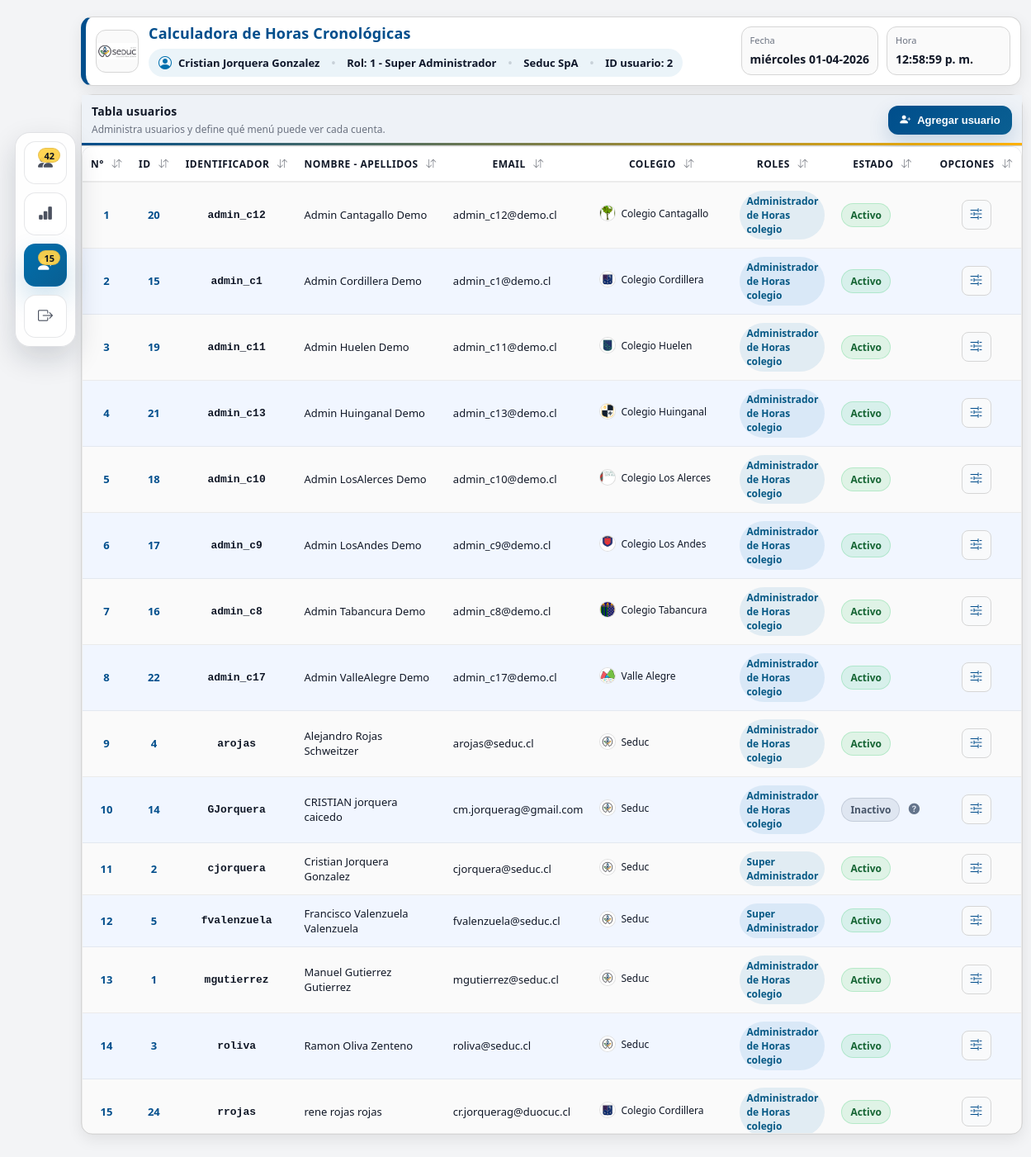
The page /usuarios.php (signed in) on the database its author committed.
### tables this page shows
CREATE TABLE `usuarios` (
  `id_usuario` int(11) NOT NULL,
  `identificador` varchar(60) NOT NULL,
  `email` varchar(150) NOT NULL,
  `clave_hash` varchar(255) NOT NULL,
  `nombre` varchar(80) NOT NULL,
  `apellido_paterno` varchar(80) NOT NULL,
  `apellido_materno` varchar(80) DEFAULT NULL,
  `run` varchar(20) DEFAULT NULL,
  `telefono` varchar(25) DEFAULT NULL,
  `id_colegio` int(11) DEFAULT NULL,
  `token_reinicio` varchar(255) DEFAULT NULL,
  `token_reinicio_expira` datetime DEFAULT NULL,
  `estado` tinyint(4) NOT NULL DEFAULT 1,
  `intentos` int(11) NOT NULL DEFAULT 0,
  `ultimo_login` datetime DEFAULT NULL,
  `created_at` datetime NOT NULL DEFAULT current_timestamp(),
  `updated_at` datetime DEFAULT NULL
);

CREATE TABLE `colegio` (
  `id_colegio` int(11) NOT NULL,
  `nom_colegio` varchar(60) NOT NULL,
  `rza_colegio` varchar(50) NOT NULL,
  `nco_colegio` varchar(150) NOT NULL,
  `dir_colegio` varchar(50) NOT NULL,
  `rbd_colegio` varchar(10) NOT NULL,
  `id_dependencia` int(11) NOT NULL,
  `id_comuna` int(11) NOT NULL,
  `tel_colegio` varchar(10) NOT NULL,
  `web_colegio` varchar(60) NOT NULL,
  `bd` varchar(30) NOT NULL,
  `orden` int(11) NOT NULL,
  `email_entrevista` varchar(100) NOT NULL,
  `num_r_educacion` int(11) NOT NULL,
  `ano_r_educacion` int(11) NOT NULL,
  `ip` varchar(15) NOT NULL,
  `email_comunicaciones` varchar(100) NOT NULL,
  `sexo` int(11) NOT NULL DEFAULT 0,
  `multi_cole` varchar(2) NOT NULL DEFAULT 'no',
  `identificador` varchar(20) NOT NULL,
  `rut_colegio` varchar(12) NOT NULL,
  `correo_contrato` varchar(50) NOT NULL,
  `url_pagina` varchar(255) DEFAULT NULL
);

### usuarios.php (the view, shortened to what the rows shown need)
<?php
require_once __DIR__ . "/class/conexion.php";
require_once __DIR__ . "/class/funciones.php";
$db = new MySQL("qaseduc_calculo_horario", "qaseduc_ucomun", "jorquera86;");
$funciones = new Funciones($db);
$verTodosColegios = true;
$usuarios = $funciones->obtenerUsuarios($_SESSION["id_colegio"], $verTodosColegios);
$colegios = $funciones->obtenerColegios();
$colegiosLogoMap = [];
foreach ($colegios as $colegio) {
    $idColegioLogo = (int)($colegio["id_colegio"] ?? 0);
    $logoCandidates = [$idColegioLogo];
    if ($idColegioLogo === 14 || $idColegioLogo === 15) {
        $logoCandidates = [15, 14];
    }
    foreach ($logoCandidates as $logoId) {
        foreach (["png", "jpg", "jpeg"] as $extLogo) {
            $logoRelTmp = "imagenes/colegios/colegio_" . $logoId . "." . $extLogo;
            $logoAbsTmp = __DIR__ . "/" . $logoRelTmp;
            if (is_file($logoAbsTmp)) {
                $colegiosLogoMap[(string)$idColegioLogo] = $logoRelTmp;
                break 2;
            }
        }
    }
}
function estadoUsuarioDetalle(array $usuario)
{
    $estado = (int)($usuario["estado"] ?? 0);
    $tokenPendiente = trim((string)($usuario["token_reinicio"] ?? "")) !== "";
    if ($tokenPendiente) {
        return [
            "texto" => "Inactivo",
            "clase" => "is-muted",
            "popover" => "Esperando que active su clave."
        ];
    }
    if ($estado === 1) {
        return [
            "texto" => "Activo",
            "clase" => "is-ok",
            "popover" => ""
        ];
    }
    return [
        "texto" => "Inactivo",
        "clase" => "is-muted",
        "popover" => ""
    ];
}
?>
<!doctype html>
<html lang="es">
<head>
    <link rel="stylesheet" type="text/css" href="css/principal.css?v=<?= filemtime(__DIR__ . '/css/principal.css') ?>">
    <link rel="stylesheet" type="text/css" href="css/menu_lateral.css?v=<?= filemtime(__DIR__ . '/css/menu_lateral.css') ?>">
    <link rel="stylesheet" type="text/css" href="css/usuarios.css?v=<?= filemtime(__DIR__ . '/css/usuarios.css') ?>">
    <link rel="stylesheet" type="text/css" href="css/modales.css?v=<?= filemtime(__DIR__ . '/css/modales.css') ?>">
    <link rel="stylesheet" href="https://cdn.jsdelivr.net/npm/bootstrap-icons@1.11.3/font/bootstrap-icons.min.css">
</head>
<body>
<div class="page">
    <?php include __DIR__ . "/header.php"; ?>
    <main class="usuarios-main page-shell">
        <section class="card">
            <div class="card-head">
                <div>
                    <h2>Tabla usuarios</h2>
                </div>
            </div>
            <div class="table-wrap-users">
                <?php if (!$usuarios): ?>
                    <div class="empty-table">No hay usuarios para el contexto seleccionado.</div>
                <?php else: ?>
                <div class="emp-table-wrap users-table-wrap">
                <table class="emp-table" id="usersTable">
                    <thead>
                        <tr>
                            <th class="sortable" data-type="number">N° <i class="bi bi-arrow-down-up sort-ico"></i></th>
                            <th class="sortable" data-type="number">ID <i class="bi bi-arrow-down-up sort-ico"></i></th>
                            <th class="sortable" data-type="text">Identificador <i class="bi bi-arrow-down-up sort-ico"></i></th>
                            <th class="sortable" data-type="text">Nombre - Apellidos <i class="bi bi-arrow-down-up sort-ico"></i></th>
                            <th class="sortable" data-type="text">Email <i class="bi bi-arrow-down-up sort-ico"></i></th>
                            <th class="sortable" data-type="text">Colegio <i class="bi bi-arrow-down-up sort-ico"></i></th>
                            <th class="sortable" data-type="text">Roles <i class="bi bi-arrow-down-up sort-ico"></i></th>
                            <th class="sortable" data-type="text">Estado <i class="bi bi-arrow-down-up sort-ico"></i></th>
                            <th class="sortable" data-type="text">Opciones <i class="bi bi-arrow-down-up sort-ico"></i></th>
                        </tr>
                    </thead>
                    <tbody>
                    <?php foreach ($usuarios as $usuario): ?>
                        <?php
                            static $contadorUsuarios = 0;
                            $contadorUsuarios++;
                            $nombreCompleto = trim(($usuario["nombre"] ?? "") . " " . ($usuario["apellido_paterno"] ?? "") . " " . ($usuario["apellido_materno"] ?? ""));
                            $idColegioUsuario = (int)($usuario["id_colegio"] ?? 0);
                            $nombreColegioUsuario = trim((string)($usuario["nco_colegio"] ?? "Sin colegio"));
                            $logoColegioUsuario = $colegiosLogoMap[(string)$idColegioUsuario] ?? "";
                            $rolesAsignados = trim((string)($usuario["roles_asignados"] ?: "Sin roles"));
                            $estadoDetalle = estadoUsuarioDetalle($usuario);
                        ?>
                        <tr>
                            <td class="cell-num" data-value="<?= $contadorUsuarios ?>"><?= $contadorUsuarios ?></td>
                            <td class="cell-center" data-value="<?= (int)$usuario["id_usuario"] ?>"><?= (int)$usuario["id_usuario"] ?></td>
                            <td class="cell-run" data-value="<?= htmlspecialchars($usuario["identificador"] ?? "", ENT_QUOTES) ?>">
                                <?= htmlspecialchars($usuario["identificador"] ?? "") ?>
                            </td>
                            <td class="cell-nombre" data-value="<?= htmlspecialchars($nombreCompleto, ENT_QUOTES) ?>">
                                <?= htmlspecialchars($nombreCompleto) ?>
                            </td>
                            <td data-value="<?= htmlspecialchars($usuario["email"] ?? "", ENT_QUOTES) ?>">
                                <?= htmlspecialchars($usuario["email"] ?? "") ?>
                            </td>
                            <td class="cell-colegio" data-value="<?= htmlspecialchars($nombreColegioUsuario, ENT_QUOTES) ?>">
                                <div class="cell-colegio-wrap">
                                    <?php if ($logoColegioUsuario !== ''): ?>
                                        <img class="colegio-avatar" src="<?= htmlspecialchars($logoColegioUsuario, ENT_QUOTES) ?>" alt="<?= htmlspecialchars($nombreColegioUsuario) ?>">
                                    <?php else: ?>
                                        <span class="colegio-avatar colegio-avatar-fallback"><?= $idColegioUsuario > 0 ? $idColegioUsuario : '-' ?></span>
                                    <?php endif; ?>
                                    <span class="colegio-nombre"><?= htmlspecialchars($nombreColegioUsuario) ?></span>
                                </div>
                            </td>
                            <td data-value="<?= htmlspecialchars($rolesAsignados, ENT_QUOTES) ?>">
                                <span class="role-pill"><?= htmlspecialchars($rolesAsignados) ?></span>
                            </td>
                            <td data-value="<?= htmlspecialchars($estadoDetalle["texto"], ENT_QUOTES) ?>">
                                <div class="status-cell">
                                    <span class="badge-state <?= htmlspecialchars($estadoDetalle["clase"], ENT_QUOTES) ?>"><?= htmlspecialchars($estadoDetalle["texto"]) ?></span>
                                    <?php if ($estadoDetalle["popover"] !== ""): ?>
                                        <button type="button" class="status-help-btn" aria-label="Información de estado">
                                            <i class="bi bi-question-circle-fill"></i>
                                        </button>
                                    <?php endif; ?>
                                </div>
                            </td>
                            <td class="cell-opciones" data-value="menus">
                                <div class="cell-actions">
                                    <button
                                        type="button"
                                        class="btn-table-icon"
                                        title="Menús"
                                        onclick="abrirPermisosUsuario(
                                            <?= (int)$usuario['id_usuario'] ?>,
                                            <?= htmlspecialchars(json_encode($nombreCompleto), ENT_QUOTES) ?>,
                                            <?= htmlspecialchars(json_encode($usuario['identificador'] ?? ''), ENT_QUOTES) ?>
                                        )">
                                        <i class="bi bi-sliders2"></i>
                                    </button>
                                </div>
                            </td>
                        </tr>
                    <?php endforeach; ?>
                    </tbody>
                </table>
                </div>
                <?php endif; ?>
            </div>
        </section>
    </main>
</div>
</body>
</html>

### rows shown on the page
usuarios: id_usuario "20", identificador "admin_c12", nombreCompleto "Admin Cantagallo Demo", email "admin_c12@demo.cl", shows a picture, id_colegio.nco_colegio "Colegio Cantagallo", rolesAsignados "Administrador de Horas colegio", texto "Activo"
usuarios: id_usuario "15", identificador "admin_c1", nombreCompleto "Admin Cordillera Demo", email "admin_c1@demo.cl", id_colegio.nco_colegio "Colegio Cordillera", rolesAsignados "Administrador de Horas colegio", texto "Activo"
usuarios: id_usuario "19", identificador "admin_c11", nombreCompleto "Admin Huelen Demo", email "admin_c11@demo.cl", shows a picture, id_colegio.nco_colegio "Colegio Huelen", rolesAsignados "Administrador de Horas colegio", texto "Activo"
usuarios: id_usuario "21", identificador "admin_c13", nombreCompleto "Admin Huinganal Demo", email "admin_c13@demo.cl", shows a picture, id_colegio.nco_colegio "Colegio Huinganal", rolesAsignados "Administrador de Horas colegio", texto "Activo"
usuarios: id_usuario "18", identificador "admin_c10", nombreCompleto "Admin LosAlerces Demo", email "admin_c10@demo.cl", shows a picture, id_colegio.nco_colegio "Colegio Los Alerces", rolesAsignados "Administrador de Horas colegio", texto "Activo"
usuarios: id_usuario "17", identificador "admin_c9", nombreCompleto "Admin LosAndes Demo", email "admin_c9@demo.cl", shows a picture, id_colegio.nco_colegio "Colegio Los Andes", rolesAsignados "Administrador de Horas colegio", texto "Activo"
usuarios: id_usuario "16", identificador "admin_c8", nombreCompleto "Admin Tabancura Demo", email "admin_c8@demo.cl", shows a picture, id_colegio.nco_colegio "Colegio Tabancura", rolesAsignados "Administrador de Horas colegio", texto "Activo"
usuarios: id_usuario "22", identificador "admin_c17", nombreCompleto "Admin ValleAlegre Demo", email "admin_c17@demo.cl", shows a picture, id_colegio.nco_colegio "Valle Alegre", rolesAsignados "Administrador de Horas colegio", texto "Activo"
usuarios: id_usuario "4", identificador "arojas", nombreCompleto "Alejandro Rojas Schweitzer", email "arojas@seduc.cl", id_colegio.nco_colegio "Seduc", rolesAsignados "Administrador de Horas colegio", texto "Activo"
usuarios: id_usuario "14", identificador "GJorquera", nombreCompleto "CRISTIAN jorquera caicedo", email "cm.jorquerag@gmail.com", id_colegio.nco_colegio "Seduc", rolesAsignados "Administrador de Horas colegio", texto "Inactivo"
usuarios: id_usuario "2", identificador "cjorquera", nombreCompleto "Cristian Jorquera Gonzalez", email "cjorquera@seduc.cl", id_colegio.nco_colegio "Seduc", rolesAsignados "Super Administrador", texto "Activo"
usuarios: id_usuario "5", identificador "fvalenzuela", nombreCompleto "Francisco Valenzuela Valenzuela", email "fvalenzuela@seduc.cl", id_colegio.nco_colegio "Seduc", rolesAsignados "Super Administrador", texto "Activo"
usuarios: id_usuario "1", identificador "mgutierrez", nombreCompleto "Manuel Gutierrez Gutierrez", email "mgutierrez@seduc.cl", id_colegio.nco_colegio "Seduc", rolesAsignados "Administrador de Horas colegio", texto "Activo"
usuarios: id_usuario "3", identificador "roliva", nombreCompleto "Ramon Oliva Zenteno", email "roliva@seduc.cl", id_colegio.nco_colegio "Seduc", rolesAsignados "Administrador de Horas colegio", texto "Activo"
usuarios: id_usuario "24", identificador "rrojas", nombreCompleto "rene rojas rojas", email "cr.jorquerag@duocuc.cl", id_colegio.nco_colegio "Colegio Cordillera", rolesAsignados "Administrador de Horas colegio", texto "Activo"

### other values the page prints
$totalEmpleados "42"
$totalUsuarios "15"
$headerTitle "Calculadora de Horas Cronológicas"
$_SESSION["nombre_completo"] "Cristian Jorquera Gonzalez"
$idRolHeader "1"
$nombreRolHeader "Super Administrador"
$nombreColegioHeader "Seduc SpA"
$idUsuarioHeader "2"
